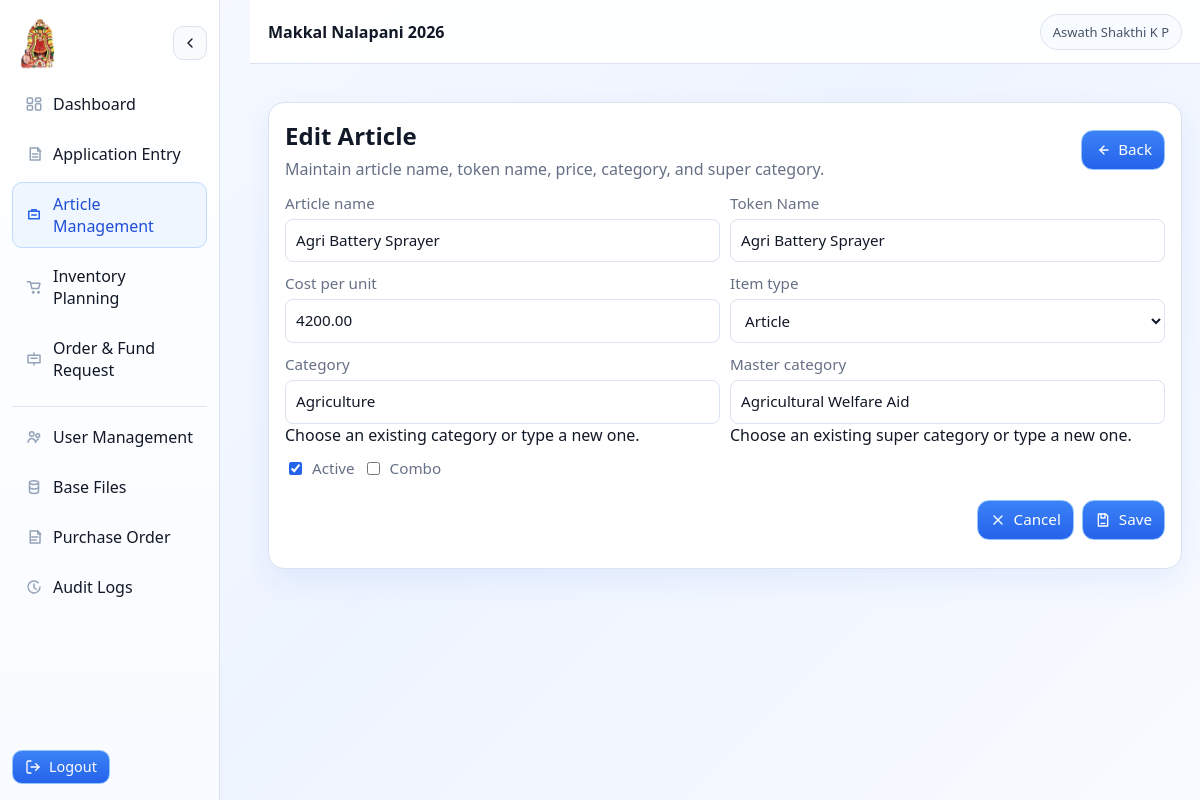
The page /ui/articles/1/edit/ (signed in) on the database as committed earlier.
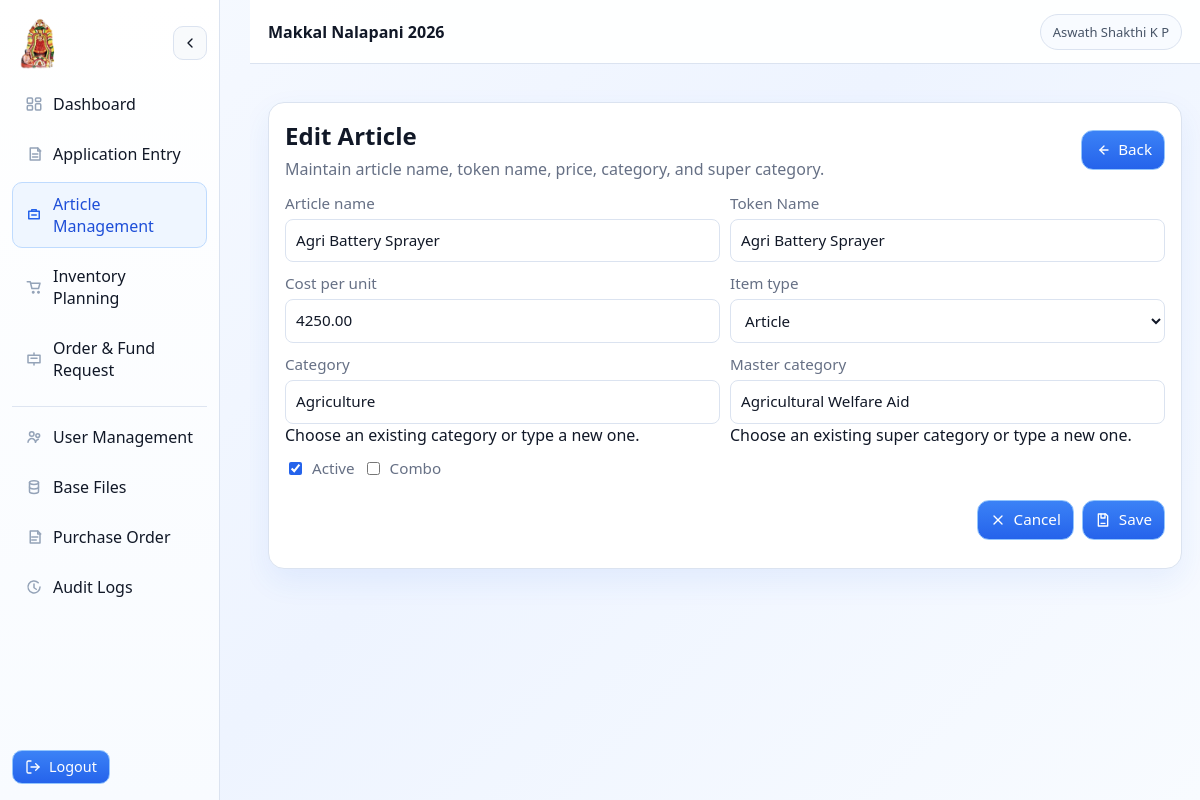
The same page on the database as committed later.
### core/models.py (models this page shows, shortened)
class BaseTimestampedModel(models.Model):
    created_at = models.DateTimeField(default=timezone.now)
    updated_at = models.DateTimeField(auto_now=True)
    class Meta:
        abstract = True

class Article(BaseTimestampedModel):
    article_name = models.CharField(max_length=255, unique=True)
    article_name_tk = models.CharField(max_length=255, blank=True, null=True)
    cost_per_unit = models.DecimalField(max_digits=14, decimal_places=2, default=0)
    item_type = models.CharField(max_length=20, choices=ItemTypeChoices.choices, default=ItemTypeChoices.ARTICLE)
    category = models.CharField(max_length=200, blank=True, null=True)
    master_category = models.CharField(max_length=200, blank=True, null=True)
    comments = models.TextField(blank=True, null=True)
    is_active = models.BooleanField(default=True)
    combo = models.BooleanField(default=False)
    class Meta:
        db_table = "articles"
        verbose_name = "Article"
        verbose_name_plural = "Articles"
        indexes = [
            models.Index(fields=["article_name"]),
            models.Index(fields=["item_type", "is_active"]),
            models.Index(fields=["category"]),
        ]

### core/web_views.py (the view, shortened to what this page needs)
# urls.py: path("articles/<int:pk>/edit/", web_views.ArticleUpdateView.as_view(), name="article-edit"),
class ArticleUpdateView(LoginRequiredMixin, WriteRoleMixin, UpdateView):
    module_key = models.ModuleKeyChoices.ARTICLE_MANAGEMENT
    permission_action = "create_edit"
    model = models.Article
    form_class = ArticleForm
    template_name = "dashboard/article_form.html"
    success_url = reverse_lazy("ui:article-list")
    def get_context_data(self, **kwargs):
        context = super().get_context_data(**kwargs)
        context["popup_mode"] = False
        context["category_suggestions"] = (
            models.Article.objects.exclude(category__isnull=True)
            .exclude(category__exact="")
            .order_by("category")
            .values_list("category", flat=True)
            .distinct()
        )
        context["master_category_suggestions"] = (
            models.Article.objects.exclude(master_category__isnull=True)
            .exclude(master_category__exact="")
            .order_by("master_category")
            .values_list("master_category", flat=True)
            .distinct()
        )
        return context

### core/forms.py
class ArticleForm(forms.ModelForm):
    def __init__(self, *args, **kwargs):
        super().__init__(*args, **kwargs)
        self.fields["category"].widget.attrs["list"] = "article-category-options"
        self.fields["master_category"].widget.attrs["list"] = "article-master-category-options"
    class Meta:
        model = models.Article
        fields = [
            "article_name",
            "article_name_tk",
            "cost_per_unit",
            "item_type",
            "category",
            "master_category",
            "is_active",
            "combo",
        ]
        widgets = {
            "article_name": forms.TextInput(attrs={"class": "input", "autofocus": True}),
            "article_name_tk": forms.TextInput(attrs={"class": "input"}),
            "cost_per_unit": forms.NumberInput(attrs={"class": "input", "step": "0.01"}),
            "item_type": forms.Select(attrs={"class": "input"}),
            "category": forms.TextInput(attrs={"class": "input"}),
            "master_category": forms.TextInput(attrs={"class": "input"}),
        }

### templates/dashboard/article_form.html (shortened to what this page needs)
{% extends "base.html" %}
{% block content %}
  <section class="card">
    <div class="toolbar" style="justify-content: space-between;">
      <div>
        <h2 style="margin: 0 0 6px;">{% if object %}Edit Article{% else %}Create Article{% endif %}</h2>
        <p style="margin: 0; color: var(--text-secondary);">Maintain article name, token name, price, category, and super category.</p>
      </div>
      {% if popup_mode %}
        <button class="btn" type="button" onclick="window.close()">Close</button>
      {% else %}
        <a class="btn" href="{% url 'ui:article-list' %}">Back</a>
      {% endif %}
    </div>
    <form method="post" {% if object %}data-confirm-message="Save changes to this article?"{% endif %}>
      <div class="grid2">
        <div>
          <label>Article name</label>
          {{ form.article_name }}
        </div>
        <div>
          <label>Token Name</label>
          {{ form.article_name_tk }}
        </div>
        <div>
          <label>Cost per unit</label>
          {{ form.cost_per_unit }}
        </div>
        <div>
          <label>Item type</label>
          {{ form.item_type }}
        </div>
        <div>
          <label>Category</label>
          {{ form.category }}
          <div class="field-hint">Choose an existing category or type a new one.</div>
        </div>
        <div>
          <label>Master category</label>
          {{ form.master_category }}
          <div class="field-hint">Choose an existing super category or type a new one.</div>
        </div>
      </div>
      <div class="toolbar" style="margin-top: 12px; justify-content: flex-start;">
        <label>{{ form.is_active }} Active</label>
        <label>{{ form.combo }} Combo</label>
      </div>
      <div class="toolbar" style="margin-top: 16px; justify-content: flex-end;">
        {% if popup_mode %}
          <button class="btn" type="button" onclick="window.close()">Cancel</button>
        {% else %}
          <a class="btn" href="{% url 'ui:article-list' %}">Cancel</a>
        {% endif %}
        <button class="btn" type="submit">Save</button>
      </div>
    </form>
  </section>
{% endblock %}

Rows that differ between the two databases and show on the page:
changed Article "Agri Battery Sprayer": cost_per_unit "4200.00" → "4250.00"
